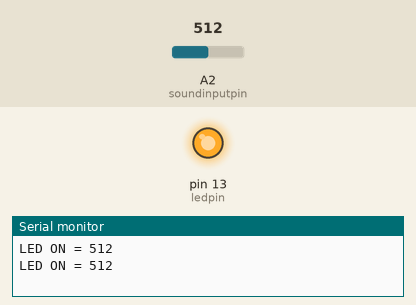
Bench run of a sketch on a simulated Arduino Uno, built with avr-gcc and run on an emulated ATmega328P. Parts: output pins drawn as LEDs (lit = HIGH), the last lines printed to the serial monitor. The inputs (shaded band) are chosen by the test bench; at power-on: A2 (soundinputpin) = 512.

Above: at 2.8 s.
2.9 s: A2 (soundinputpin) set to 207
5.6 s: A2 (soundinputpin) set to 181
At 6.8 s:
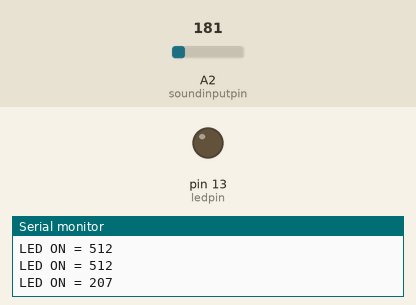
8.3 s: A2 (soundinputpin) set to 210
At 8.6 s:
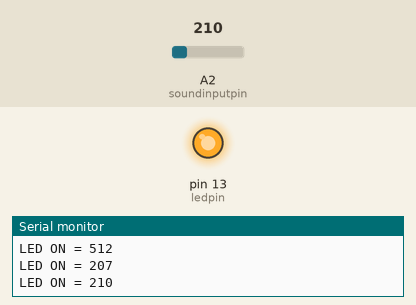
11.0 s: A2 (soundinputpin) set to 190
At 12.8 s:
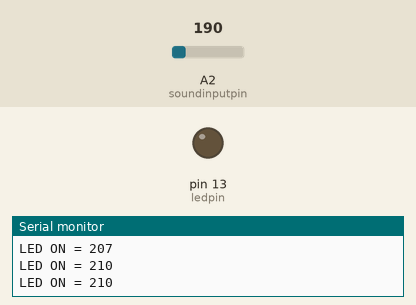
Timing chart, 0 to 14.3 s (numbered marks = the images above; inputs shaded):
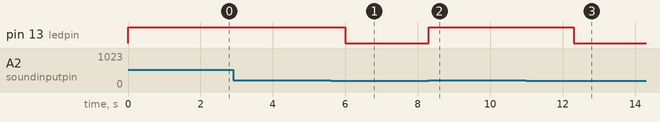

Measured:
- the behaviour switches between 200 and 199 on A2 (soundinputpin) (found by bisection; images 0 and 1)
- after the input at 5.6 s, pin 13 (ledpin): HIGH → LOW after 0.40 s
- after the input at 8.3 s, pin 13 (ledpin): LOW → HIGH at once
- after the input at 11.0 s, pin 13 (ledpin): HIGH → LOW after 1.3 s

The sketch:

Task1.1P.ino
```cpp
const int ledpin=13;
const int soundinputpin=A2;
const int threshold=200; // Active threshold for sound sensor to capture


void setup()
{

Serial.begin(9600);
pinMode(ledpin,OUTPUT);
pinMode(soundinputpin,INPUT);

}
void loop() {

  int soundsens=analogRead(soundinputpin); // read AO data from sensor

  if (soundsens>=threshold) {
    digitalWrite(ledpin, HIGH); // turn led on
    Serial.print("LED ON = ");
    Serial.println(soundsens);
    delay(2000);
  }
  else{
    digitalWrite(ledpin, LOW);


  }
}
```
